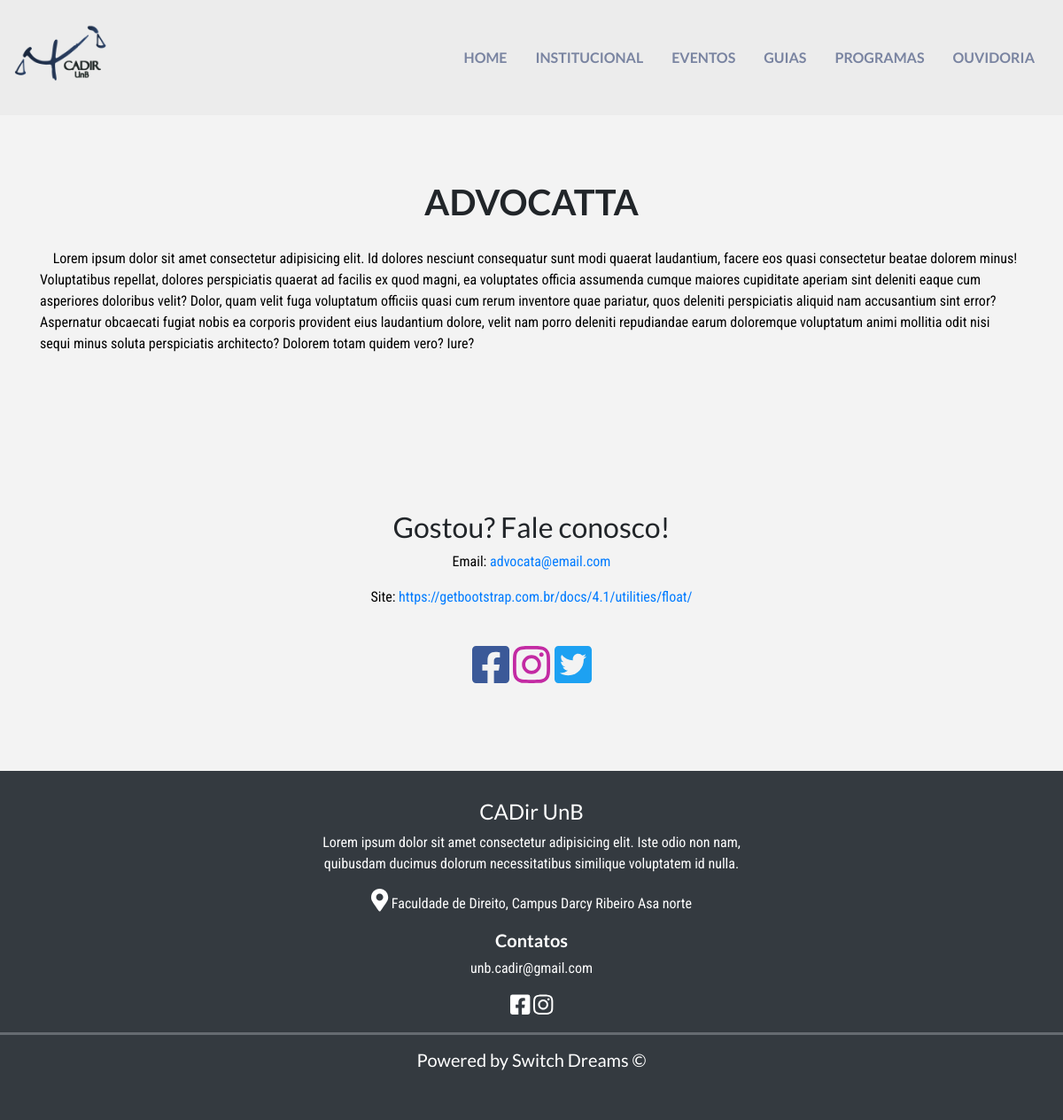
/programas/4, run on an earlier commit of the app's database.
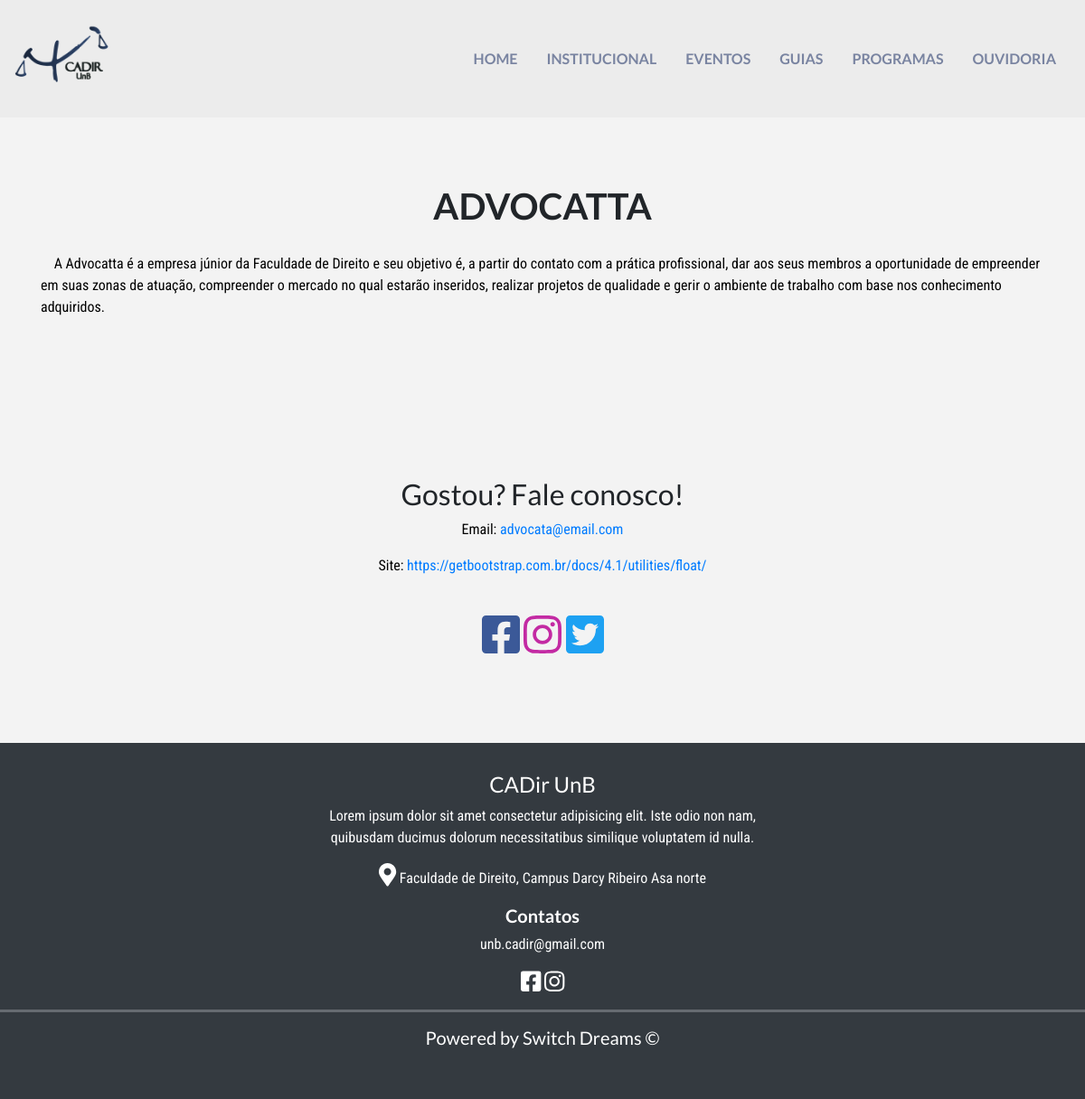
And on a later commit of the database.
### programas/models.py (models this page shows, shortened)
class Programa(models.Model):
    TIPOS_CHOICES = (
        ('ATL', 'Atlética'),
        ('EJ', 'Empresa Júnior'),
        ('GE', 'Grupos de extensão'),
        ('OUT', 'Outros'),
    )
    nome = models.CharField('nome', max_length=120, blank=False)
    logo = models.ImageField('logo', upload_to='programas_logo')
    text = models.TextField('descricao')
    email = models.CharField('email', max_length=120)
    tipo = models.CharField('tipo', max_length=3, choices=TIPOS_CHOICES, default='OUT')
    facebook = models.URLField(blank=True)
    instagram = models.URLField(blank=True)
    site = models.URLField(blank=True)
    twitter = models.URLField(blank=True)
    class Meta:
        verbose_name_plural = "Programas"
        verbose_name = "Programa"

### programas/views.py (the view)
# urls.py: path('<int:pk>', views.show, name='show')
def show(request, **kwargs):
    template_name = 'programas_show.html'
    context = {
        "Programa": Programa.objects.filter(id=int(kwargs['pk'])).get()
    }
    return render(request, template_name, context)

### programas/templates/programas_show.html
{% extends "base.html" %}
{% load static %}
{% load staticfiles %}
{% block content %}
    <br>
    <br>
    <br>
    <br>
    <br>
    <div class="container">
        <div class="jumbotron jumbotron-fluid">
            <h1 class="text-center font-weight-bold"> {{ Programa.nome }} </h1>
            {{ Programa.text|safe }}
        </div>
    </div>
    <div class="container text-center">
        <div class="jumbotron jumbotron-fluid">
            <h2 clas>Gostou? Fale conosco!</h2>
            <p>Email: <a href="{{ Programa.email }}">{{ Programa.email }}</a></p></p>
            {% if Programa.site %}
                <p>Site: <a href="{{ Programa.site }}">{{ Programa.site }}</a></p>
            {% endif %}
            <br>
            <div class="container no-gutters">
                <div class="row">
                    <div class="col">
                        {% if Programa.facebook %}
                            <a id="facebook" href="{{ Programa.facebook }}"><i class="fab fa-facebook-square fa-3x"></i></a>
                        {% endif %}
                        {% if Programa.instagram %}
                            <a id="instagram" href="{{ Programa.instagram }}"><i class="fab fa-instagram fa-3x"></i></a>
                        {% endif %}
                        {% if Programa.twitter %}
                            <a id="twitter" href="{{ Programa.twitter }}"><i class="fab fa-twitter-square fa-3x"></i></a>
                        {% endif %}
                    </div>
                </div>
            </div>
        </div>
    </div>
{% endblock %}

What changed in the data, as far as the page shows it:
changed Programa "ADVOCATTA": text "Lorem ipsum dolor sit amet consectetur adipisicing elit. Id dolores nesciunt consequatur sunt modi quaerat laudantium, facere eos quasi consectetur beatae dolorem minus! Voluptatibus repellat, dolores perspiciatis quaerat ad facilis ex quod magni, ea voluptates officia assumenda cumque maiores cupiditate aperiam sint deleniti eaque cum asperiores doloribus velit? Dolor, quam velit fuga voluptatum officiis quasi cum rerum inventore quae pariatur, quos deleniti perspiciatis aliquid nam accusantium sint error? Aspernatur obcaecati fugiat nobis ea corporis provident eius laudantium dolore, velit nam porro deleniti repudiandae earum doloremque voluptatum animi mollitia odit nisi sequi minus…" → "A Advocatta é a empresa júnior da Faculdade de Direito e seu objetivo é, a partir do contato com a prática profissional, dar aos seus membros a oportunidade de empreender em suas zonas de atuação, compreender o mercado no qual estarão inseridos, realizar projetos de qualidade e gerir o ambiente de trabalho com base nos conhecimento adquiridos."
